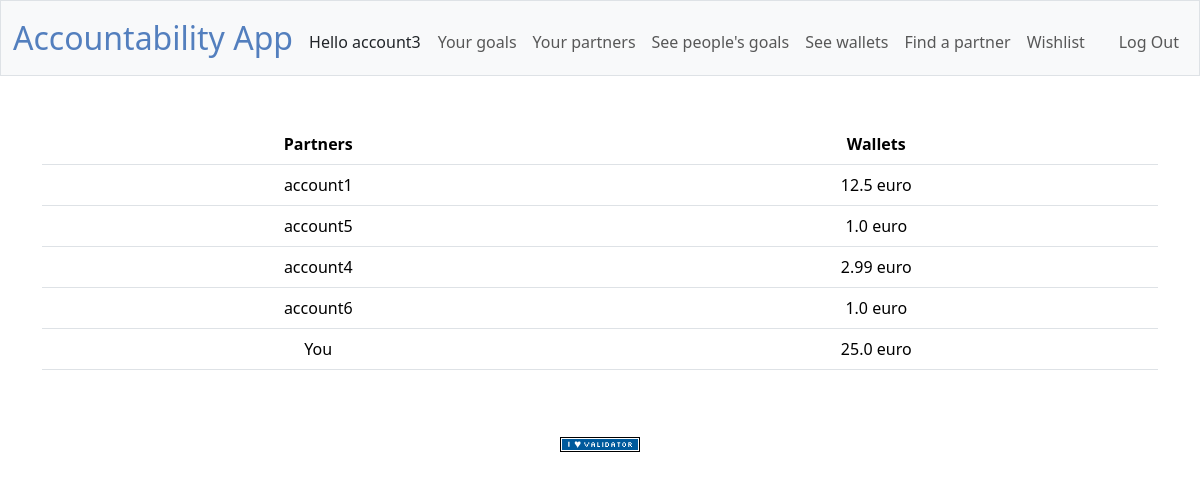
The app's page /seewallets (signed in), older data.
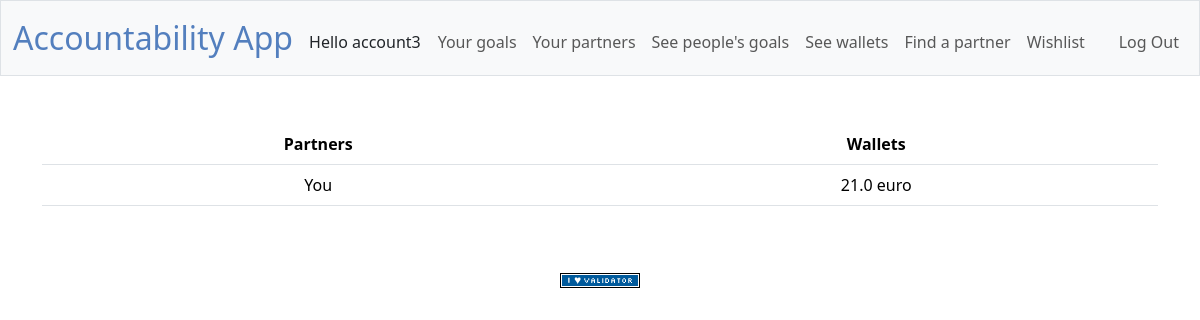
The same page, newer data.
### tables this page shows
CREATE TABLE accounts (
    id INTEGER PRIMARY KEY AUTOINCREMENT NOT NULL,
    username TEXT NOT NULL,
    hash TEXT NOT NULL,
    wallet NUMERIC NOT NULL DEFAULT 1.00
);

### app.py (the view)
@app.route("/seewallets")
@login_required
def see_wallets():
    update = transactions_total(session["user_id"])
    partner_list = accepted_partner_list(session["user_id"])
    if update:
        my_wallet = find_wallet(session["user_id"])
        return render_template("seewallets.html", partnerList=partner_list, wallet=my_wallet)
    my_wallet = find_wallet(session["user_id"])
    return render_template("seewallets.html", partnerList=partner_list, wallet=my_wallet)

### app.py (called while the page is built)
@app.after_request
def after_request(response):
    response.headers["Cache-Control"] = "no-cache, no-store, must-revalidate"
    response.headers["Expires"] = 0
    response.headers["Pragma"] = "no-cache"
    return response

### helpers.py (called while the page is built)
def login_required(f):
    @wraps(f)
    def decorated_function(*args, **kwargs):
        if session.get("user_id") is None:
            return redirect("/login")
        return f(*args, **kwargs)
    return decorated_function

def find_username(value):
    names = db.execute("""
                        SELECT username FROM accounts WHERE id=?
                          """, value)
    person = ""
    for name in names:
        person = name["username"]
    return person

### partners.py (called while the page is built)
def accepted_partner_list(value):
    partnerList = []
    accepteePartner = db.execute("""
                                SELECT * FROM partnerships WHERE status = ? AND acceptee = ?
                                 """, "ACCEPTED", value)
    requesterPartner = db.execute("""
                                SELECT * FROM partnerships WHERE status = ? AND requester = ?
                                 """, "ACCEPTED", value)
    for partner in accepteePartner:
        partnerList.append(partner["requester"])
    for partner in requesterPartner:
        partnerList.append(partner["acceptee"])
    return partnerList

### wallets.py (called while the page is built)
def find_wallet(userid):
    wallet = db.execute("""
                        SELECT wallet FROM accounts WHERE id = ?
                        """, userid)
    wallet = float(wallet[0]["wallet"])
    wallet = round(wallet, 2)
    return wallet;

def transactions_total(userid):
    earnings = db.execute("""
                        SELECT SUM(amount) AS earned FROM transactions WHERE user_id = ? AND type = ?
                        """, userid, "EARNING")
    spendings = db.execute("""
                            SELECT SUM(amount) AS spent FROM transactions WHERE user_id = ? AND type = ?
                            """, userid, "SPENDING")
    earning = earnings[0]["earned"]
    spending = spendings[0]["spent"]
    if not spending:
        return earning
    if not earning:
        return 1
    transactionAll = earning - spending
    return transactionAll

### templates/seewallets.html (shortened to what this page needs)
{% extends "layout.html" %}
{% block main %}
<table class="table">
    <thead>
        <tr>
            <th scope="col">Partners</th>
            <th scope="col">Wallets</th>
        </tr>
    </thead>
    <tbody>
        {% for partner in partnerList %}
            <tr>
            <td>{{ partner | find_username }}</td>
            <td>{{ partner | find_wallet }} euro</td>
            </tr>
        {% endfor %}
        <tr>
            <td>You</td>
            <td>{{ wallet }} euro</td>
        </tr>
    </tbody>
</table>
{% endblock %}

### templates/layout.html (shortened to what this page needs)
<!DOCTYPE html>
<html lang="en">
    <head>
        <link href="https://cdn.jsdelivr.net/npm/bootstrap@5.3.3/dist/css/bootstrap.min.css" rel="stylesheet">
        <link href="/static/styles.css" rel="stylesheet">
    </head>
    <body>
        <nav class="bg-light border navbar navbar-expand-md navbar-light">
            <div class="container-fluid">
                <a class="navbar-brand" href="/"><span class="blue">Accountability App</span></a>
                <div class="collapse navbar-collapse" id="navbar">
                    {% if session["user_id"] %}
                        <ul class="navbar-nav me-auto mt-2">
                            Hello {{ session["user_name"] }}
                        </ul>
                        <ul class="navbar-nav me-auto mt-2">
                            <li class="nav-item"><a class="nav-link" href="/maingoalpage">Your goals</a></li>
                            <li class="nav-item"><a class="nav-link" href="/partnerlist">Your partners</a></li>
                            <li class="nav-item"><a class="nav-link" href="/seePartnerGoals">See people's goals</a></li>
                            <li class="nav-item"><a class="nav-link" href="/seewallets">See wallets</a></li>
                            <li class="nav-item"><a class="nav-link" href="/findpartner">Find a partner</a></li>
                            <li class="nav-item"><a class="nav-link" href="/wishlist">Wishlist</a></li>
                        </ul>
                        <ul class="navbar-nav ms-auto mt-2">
                            <li class="nav-item"><a class="nav-link" href="/logout">Log Out</a></li>
                        </ul>
                    {% else %}
                        <ul class="navbar-nav ms-auto mt-2">
                            <li class="nav-item"><a class="nav-link" href="/register">Register</a></li>
                            <li class="nav-item"><a class="nav-link" href="/login">Log In</a></li>
                        </ul>
                    {% endif %}
                </div>
            </div>
        </nav>
        <main class="container py-5 text-center">
            {% block main %}{% endblock %}
        </main>
        <footer class="mb-5">
            <form action="https://validator.w3.org/check" class="text-center" enctype="multipart/form-data" method="post" target="_blank">
                <input alt="Validate" src="/static/I_heart_validator.png" type="image">
            </form>
        </footer>
    </body>
</html>

### static/styles.css (style rules this page uses)
nav .navbar-brand { font-size: xx-large; }
nav .navbar-brand .blue { color: #537fbe; }

Row changes from the older to the newer data that the page shows:
no longer on this page (row edited): accounts: username "account1", wallet "12.5"
no longer on this page (row unchanged): accounts: username "account5", partner "1.0"
no longer on this page (row edited): accounts: username "account4", wallet "2.99"
no longer on this page (row unchanged): accounts: username "account6", partner "1.0"
Text that changed along with them:
{{ wallet }}: "25.0" → "21.0"
